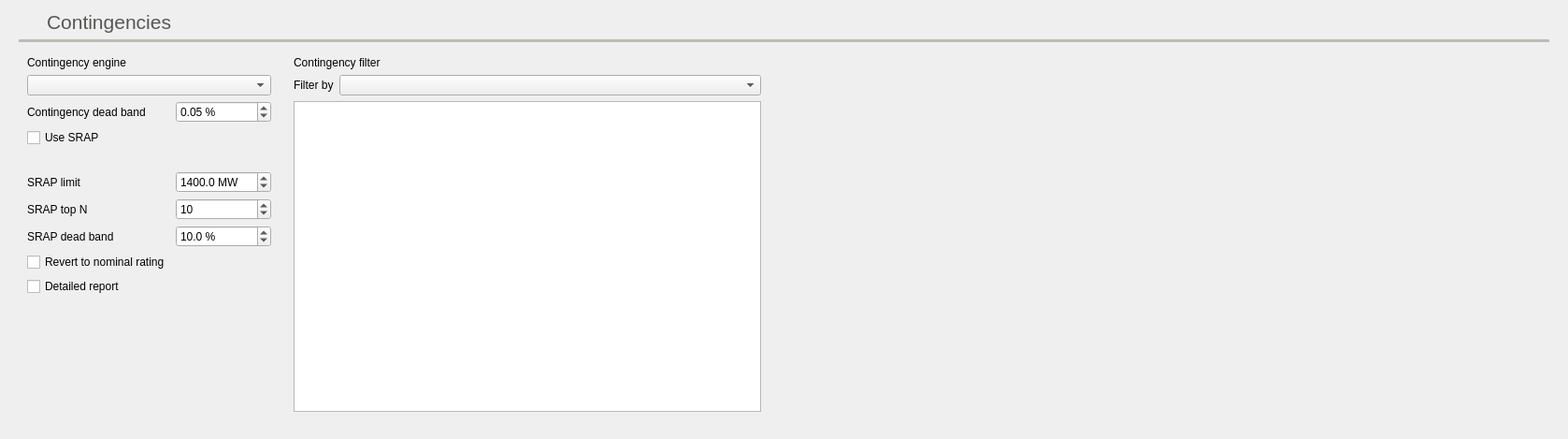
          <widget class="QWidget" name="contingencies_tab">
           <property name="toolTip">
            <string>Contingencies settings</string>
           </property>
           <attribute name="icon">
            <iconset resource="icons.qrc">
             <normaloff>:/Icons/icons/otdf.svg</normaloff>:/Icons/icons/otdf.svg</iconset>
           </attribute>
           <attribute name="title">
            <string>Con</string>
           </attribute>
           <attribute name="toolTip">
            <string>Contingencies related settings</string>
           </attribute>
           <layout class="QHBoxLayout" name="horizontalLayout_42">
            <item>
             <widget class="QFrame" name="frame_76">
              <property name="frameShape">
               <enum>QFrame::Shape::NoFrame</enum>
              </property>
              <property name="frameShadow">
               <enum>QFrame::Shadow::Raised</enum>
              </property>
              <layout class="QGridLayout" name="gridLayout_28">
               <property name="topMargin">
                <number>0</number>
               </property>
               <item row="3" column="2" rowspan="15">
                <widget class="QFrame" name="frame_4">
                 <property name="frameShape">
                  <enum>QFrame::Shape::NoFrame</enum>
                 </property>
                 <property name="frameShadow">
                  <enum>QFrame::Shadow::Raised</enum>
                 </property>
                 <layout class="QFormLayout" name="formLayout">
                  <item row="0" column="0" colspan="2">
                   <widget class="QLabel" name="label_151">
                    <property name="font">
                     <font>
                      <pointsize>9</pointsize>
                     </font>
                    </property>
                    <property name="text">
                     <string>Contingency filter</string>
                    </property>
                   </widget>
                  </item>
                  <item row="1" column="0">
                   <widget class="QLabel" name="label_152">
                    <property name="maximumSize">
                     <size>
                      <width>80</width>
                      <height>16777215</height>
                     </size>
                    </property>
                    <property name="font">
                     <font>
                      <pointsize>9</pointsize>
                     </font>
                    </property>
                    <property name="text">
                     <string>Filter by</string>
                    </property>
                   </widget>
                  </item>
                  <item row="1" column="1">
                   <widget class="QComboBox" name="contingency_filter_by_comboBox">
                    <property name="font">
                     <font>
                      <pointsize>9</pointsize>
                     </font>
                    </property>
                   </widget>
                  </item>
                  <item row="2" column="0" colspan="2">
                   <widget class="QListView" name="contingency_group_filter_listView">
                    <property name="minimumSize">
                     <size>
                      <width>500</width>
                      <height>0</height>
                     </size>
                    </property>
                    <property name="font">
                     <font>
                      <pointsize>9</pointsize>
                     </font>
                    </property>
                    <property name="toolTip">
                     <string>&lt;html&gt;&lt;head/&gt;&lt;body&gt;&lt;p&gt;&lt;span style=&quot; font-weight:700;&quot;&gt;Filter contingencies&lt;/span&gt;&lt;/p&gt;&lt;p&gt;This option allows you to only consider the contingencies that fall in ceratain groupings such as Area, Zone or Country. The filtering is performed based on the information stored in the Buses.&lt;/p&gt;&lt;p&gt;This is highly discouraged. We trully advise you to not to filter the contingencies and select All Contingencies. Use this feature at your own risk.&lt;/p&gt;&lt;/body&gt;&lt;/html&gt;</string>
                    </property>
                   </widget>
                  </item>
                 </layout>
                </widget>
               </item>
               <item row="3" column="0" colspan="2">
                <widget class="QFrame" name="frame_13">
                 <property name="frameShape">
                  <enum>QFrame::Shape::NoFrame</enum>
                 </property>
                 <property name="frameShadow">
                  <enum>QFrame::Shadow::Raised</enum>
                 </property>
                 <layout class="QGridLayout" name="gridLayout_25">
                  <item row="7" column="0">
                   <widget class="QLabel" name="label_123">
                    <property name="font">
                     <font>
                      <pointsize>9</pointsize>
                     </font>
                    </property>
                    <property name="toolTip">
                     <string>&lt;html&gt;&lt;head/&gt;&lt;body&gt;&lt;p&gt;Dead band over the SRAP rating.&lt;/p&gt;&lt;p&gt;If greater than zero, the SRAP is investigated for values over the branch protections rating until the specified value.&lt;/p&gt;&lt;/body&gt;&lt;/html&gt;</string>
                    </property>
                    <property name="text">
                     <string>SRAP dead band</string>
                    </property>
                   </widget>
                  </item>
                  <item row="4" column="0">
                   <widget class="QLabel" name="label_52">
                    <property name="text">
                     <string/>
                    </property>
                   </widget>
                  </item>
                  <item row="5" column="0">
                   <widget class="QLabel" name="label_53">
                    <property name="font">
                     <font>
                      <pointsize>9</pointsize>
                     </font>
                    </property>
                    <property name="text">
                     <string>SRAP limit</string>
                    </property>
                   </widget>
                  </item>
                  <item row="8" column="0">
                   <widget class="QCheckBox" name="srap_revert_to_nominal_rating_checkBox">
                    <property name="font">
                     <font>
                      <pointsize>9</pointsize>
                     </font>
                    </property>
                    <property name="toolTip">
                     <string>&lt;html&gt;&lt;head/&gt;&lt;body&gt;&lt;p&gt;If checked the SRAP objective solution is the branch nominal rate. Otherwise the objective rating is the contingency rating.&lt;/p&gt;&lt;/body&gt;&lt;/html&gt;</string>
                    </property>
                    <property name="text">
                     <string>Revert to nominal rating</string>
                    </property>
                   </widget>
                  </item>
                  <item row="3" column="0">
                   <widget class="QCheckBox" name="use_srap_checkBox">
                    <property name="font">
                     <font>
                      <pointsize>9</pointsize>
                     </font>
                    </property>
                    <property name="toolTip">
                     <string>&lt;html&gt;&lt;head/&gt;&lt;body&gt;&lt;p&gt;Activate SRAP (Sistema de reducción automática de potencia)&lt;/p&gt;&lt;p&gt;It is a mechanism that helps avoiding considering a contingency if it would be eventually resolved by nearby generation shifting.&lt;/p&gt;&lt;/body&gt;&lt;/html&gt;</string>
                    </property>
                    <property name="text">
                     <string>Use SRAP</string>
                    </property>
                   </widget>
                  </item>
                  <item row="9" column="0">
                   <widget class="QCheckBox" name="contingency_detailed_massive_report_checkBox">
                    <property name="font">
                     <font>
                      <pointsize>9</pointsize>
                     </font>
                    </property>
                    <property name="toolTip">
                     <string>&lt;html&gt;&lt;head/&gt;&lt;body&gt;&lt;p&gt;If checked, a massive posibly intractable report is generated.&lt;/p&gt;&lt;/body&gt;&lt;/html&gt;</string>
                    </property>
                    <property name="text">
                     <string>Detailed report</string>
                    </property>
                   </widget>
                  </item>
                  <item row="5" column="1">
                   <widget class="QDoubleSpinBox" name="srap_limit_doubleSpinBox">
                    <property name="font">
                     <font>
                      <pointsize>9</pointsize>
                     </font>
                    </property>
                    <property name="toolTip">
                     <string>Maximum overload power that is solvable using the SRAP technique.</string>
                    </property>
                    <property name="suffix">
                     <string> MW</string>
                    </property>
                    <property name="decimals">
                     <number>1</number>
                    </property>
                    <property name="maximum">
                     <double>9999999.000000000000000</double>
                    </property>
                    <property name="value">
                     <double>1400.000000000000000</double>
                    </property>
                   </widget>
                  </item>
                  <item row="6" column="1">
                   <widget class="QSpinBox" name="srap_top_n_SpinBox">
                    <property name="font">
                     <font>
                      <pointsize>9</pointsize>
                     </font>
                    </property>
                    <property name="minimum">
                     <number>1</number>
                    </property>
                    <property name="maximum">
                     <number>9999999</number>
                    </property>
                    <property name="value">
                     <number>10</number>
                    </property>
                   </widget>
                  </item>
                  <item row="2" column="1">
                   <widget class="QDoubleSpinBox" name="contingency_deadband_SpinBox">
                    <property name="font">
                     <font>
                      <pointsize>9</pointsize>
                     </font>
                    </property>
                    <property name="suffix">
                     <string> %</string>
                    </property>
                    <property name="decimals">
                     <number>2</number>
                    </property>
                    <property name="value">
                     <double>0.050000000000000</double>
                    </property>
                   </widget>
                  </item>
                  <item row="2" column="0">
                   <widget class="QLabel" name="label_27">
                    <property name="font">
                     <font>
                      <pointsize>9</pointsize>
                     </font>
                    </property>
                    <property name="toolTip">
                     <string>&lt;html&gt;&lt;head/&gt;&lt;body&gt;&lt;p&gt;Amount of contingency loading with respect to the base situation loading that triggers the report of the contingency. This is specially useful when we want to avoig reporting contingencies that are not significant with respect to the base situation.&lt;/p&gt;&lt;/body&gt;&lt;/html&gt;</string>
                    </property>
                    <property name="text">
                     <string>Contingency dead band</string>
                    </property>
                   </widget>
                  </item>
                  <item row="6" column="0">
                   <widget class="QLabel" name="label_1322">
                    <property name="toolTip">
                     <string>Maximum number of generation nodes to participate in the SRAP</string>
                    </property>
                    <property name="text">
                     <string>SRAP top N</string>
                    </property>
                   </widget>
                  </item>
                  <item row="0" column="0">
                   <widget class="QLabel" name="label_119">
                    <property name="font">
                     <font>
                      <pointsize>9</pointsize>
                     </font>
                    </property>
                    <property name="text">
                     <string>Contingency engine</string>
                    </property>
                   </widget>
                  </item>
                  <item row="7" column="1">
                   <widget class="QDoubleSpinBox" name="srap_deadband_doubleSpinBox">
                    <property name="font">
                     <font>
                      <pointsize>9</pointsize>
                     </font>
                    </property>
                    <property name="suffix">
                     <string> %</string>
                    </property>
                    <property name="decimals">
                     <number>1</number>
                    </property>
                    <property name="maximum">
                     <double>999999999.000000000000000</double>
                    </property>
                    <property name="value">
                     <double>10.000000000000000</double>
                    </property>
                   </widget>
                  </item>
                  <item row="10" column="0">
                   <spacer name="verticalSpacer_19">
                    <property name="orientation">
                     <enum>Qt::Orientation::Vertical</enum>
                    </property>
                    <property name="sizeHint" stdset="0">
                     <size>
                      <width>20</width>
                      <height>40</height>
                     </size>
                    </property>
                   </spacer>
                  </item>
                  <item row="1" column="0" colspan="2">
                   <widget class="QComboBox" name="contingencyEngineComboBox">
                    <property name="font">
                     <font>
                      <pointsize>9</pointsize>
                     </font>
                    </property>
                   </widget>
                  </item>
                 </layout>
                </widget>
               </item>
               <item row="0" column="0" colspan="2">
                <widget class="QFrame" name="frame_78">
                 <property name="frameShape">
                  <enum>QFrame::Shape::NoFrame</enum>
                 </property>
                 <property name="frameShadow">
                  <enum>QFrame::Shadow::Raised</enum>
                 </property>
                 <layout class="QHBoxLayout" name="horizontalLayout_41">
                  <property name="leftMargin">
                   <number>0</number>
                  </property>
                  <property name="topMargin">
                   <number>0</number>
                  </property>
                  <property name="rightMargin">
                   <number>0</number>
                  </property>
                  <property name="bottomMargin">
                   <number>0</number>
                  </property>
                  <item>
                   <widget class="QLabel" name="label_109">
                    <property name="minimumSize">
                     <size>
                      <width>24</width>
                      <height>24</height>
                     </size>
                    </property>
                    <property name="maximumSize">
                     <size>
                      <width>24</width>
                      <height>24</height>
                     </size>
                    </property>
                    <property name="text">
                     <string/>
                    </property>
                    <property name="pixmap">
                     <pixmap resource="icons.qrc">:/Icons/icons/otdf.svg</pixmap>
                    </property>
                    <property name="scaledContents">
                     <bool>true</bool>
                    </property>
                   </widget>
                  </item>
                  <item>
                   <widget class="QLabel" name="label_117">
                    <property name="palette">
                     <palette>
                      <active>
                       <colorrole role="WindowText">
                        <brush brushstyle="SolidPattern">
                         <color alpha="255">
                          <red>85</red>
                          <green>87</green>
                          <blue>83</blue>
                         </color>
                        </brush>
                       </colorrole>
                      </active>
                      <inactive>
                       <colorrole role="WindowText">
                        <brush brushstyle="SolidPattern">
                         <color alpha="255">
                          <red>85</red>
                          <green>87</green>
                          <blue>83</blue>
                         </color>
                        </brush>
                       </colorrole>
                      </inactive>
                      <disabled>
                       <colorrole role="WindowText">
                        <brush brushstyle="SolidPattern">
                         <color alpha="255">
                          <red>190</red>
                          <green>190</green>
                          <blue>190</blue>
                         </color>
                        </brush>
                       </colorrole>
                      </disabled>
                     </palette>
                    </property>
                    <property name="font">
                     <font>
                      <pointsize>16</pointsize>
                     </font>
                    </property>
                    <property name="text">
                     <string>Contingencies</string>
                    </property>
                    <property name="alignment">
                     <set>Qt::AlignmentFlag::AlignBottom|Qt::AlignmentFlag::AlignLeading|Qt::AlignmentFlag::AlignLeft</set>
                    </property>
                   </widget>
                  </item>
                 </layout>
                </widget>
               </item>
               <item row="3" column="3">
                <spacer name="horizontalSpacer_28">
                 <property name="orientation">
                  <enum>Qt::Orientation::Horizontal</enum>
                 </property>
                 <property name="sizeHint" stdset="0">
                  <size>
                   <width>828</width>
                   <height>20</height>
                  </size>
                 </property>
                </spacer>
               </item>
               <item row="2" column="0" colspan="4">
                <widget class="Line" name="line_25">
                 <property name="palette">
                  <palette>
                   <active>
                    <colorrole role="WindowText">
                     <brush brushstyle="SolidPattern">
                      <color alpha="255">
                       <red>186</red>
                       <green>189</green>
                       <blue>182</blue>
                      </color>
                     </brush>
                    </colorrole>
                   </active>
                   <inactive>
                    <colorrole role="WindowText">
                     <brush brushstyle="SolidPattern">
                      <color alpha="255">
                       <red>186</red>
                       <green>189</green>
                       <blue>182</blue>
                      </color>
                     </brush>
                    </colorrole>
                   </inactive>
                   <disabled>
                    <colorrole role="WindowText">
                     <brush brushstyle="SolidPattern">
                      <color alpha="255">
                       <red>190</red>
                       <green>190</green>
                       <blue>190</blue>
                      </color>
                     </brush>
                    </colorrole>
                   </disabled>
                  </palette>
                 </property>
                 <property name="frameShadow">
                  <enum>QFrame::Shadow::Plain</enum>
                 </property>
                 <property name="lineWidth">
                  <number>4</number>
                 </property>
                 <property name="orientation">
                  <enum>Qt::Orientation::Horizontal</enum>
                 </property>
                </widget>
               </item>
              </layout>
             </widget>
            </item>
           </layout>
          </widget>
